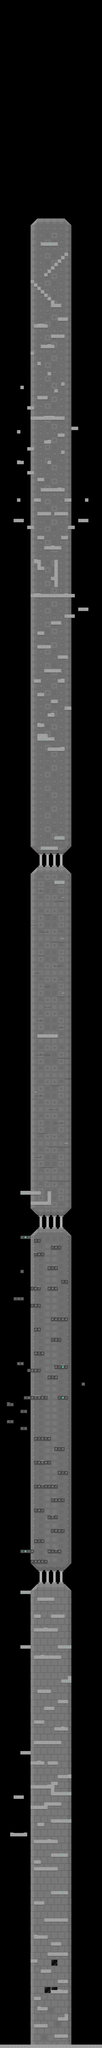

Below is a game level as drawn by its tile map, then a one-line description and the .tmx that defines it (tile-layer data replaced by summaries):
An orthogonal 30x600 tile map with 32x32 px tiles, 3 tile layers (Background, shadows, Foreground) and 425 objects (79x ice, 74x antigravity, 60x treadmill2, 48x spike, 33x col_can, ...).

<map version="1.10" tiledversion="1.10.2" orientation="orthogonal" renderorder="right-down" width="30" height="600" tilewidth="32" tileheight="32" infinite="0" nextlayerid="17" nextobjectid="604">
 <tileset firstgid="1" name="level" tilewidth="32" tileheight="32" tilecount="143" columns="13">
  <image source="level.png" width="416" height="352" />
 </tileset>
 <layer id="1" name="Background" width="30" height="600">
  <properties>
   <property name="nocollide" value="true" />
   <property name="tileset" value="level" />
  </properties>
  <data>[18000 cells, 6372 non-empty, 99 distinct tile ids]</data>
 </layer>
 <layer id="2" name="shadows" width="30" height="600">
  <properties>
   <property name="nocollide" value="true" />
   <property name="tileset" value="level" />
  </properties>
  <data>[18000 cells, 585 non-empty, 2 distinct tile ids]</data>
 </layer>
 <layer id="3" name="Foreground" width="30" height="600">
  <properties>
   <property name="tileset" value="level" />
  </properties>
  <data>[18000 cells, 581 non-empty, 6 distinct tile ids]</data>
 </layer>
 <objectgroup color="#31a40e" id="4" name="gravity_base">
  <object id="43" name="grav" type="gravity_base" x="576" y="17728" width="32" height="32" />
  <object id="103" name="grav" type="gravity_base" x="608" y="17056" width="32" height="32" />
  <object id="197" name="grav" type="gravity_base" x="608" y="15744" width="32" height="32" />
  <object id="198" name="grav" type="gravity_base" x="224" y="14912" width="32" height="32" />
  <object id="199" name="grav" type="gravity_base" x="576" y="13088" width="32" height="32" />
  <object id="446" name="grav" type="gravity_base" x="224" y="11584" width="32" height="32" />
  <object id="447" name="grav" type="gravity_base" x="544" y="8256" width="32" height="32" />
  <object id="450" name="grav" type="gravity_base" x="416" y="7936" width="32" height="32" />
  <object id="451" name="grav" type="gravity_base" x="448" y="2272" width="32" height="32" />
 </objectgroup>
 <objectgroup color="#a40329" id="5" name="gravity_top">
  <object id="105" name="grav" type="gravity_top" x="576" y="17376" width="32" height="32" />
  <object id="107" name="grav" type="gravity_top" x="608" y="16800" width="32" height="32" />
  <object id="194" name="grav" type="gravity_top" x="608" y="15424" width="32" height="32" />
  <object id="195" name="grav" type="gravity_top" x="224" y="14528" width="32" height="32" />
  <object id="196" name="grav" type="gravity_top" x="576" y="12800" width="32" height="32" />
  <object id="457" name="grav" type="gravity_top" x="224" y="11168" width="32" height="32" />
  <object id="458" name="grav" type="gravity_top" x="544" y="7840" width="32" height="32" />
  <object id="459" name="grav" type="gravity_top" x="416" y="6912" width="32" height="32" />
 </objectgroup>
 <objectgroup color="#3abee2" id="6" name="gravity">
  <object id="108" x="576" y="17408" width="32" height="320" />
  <object id="109" x="608" y="16832" width="32" height="224" />
  <object id="144" x="608" y="15456" width="32" height="288" />
  <object id="171" x="576" y="12832" width="32" height="256" />
  <object id="172" x="224" y="14560" width="32" height="352" />
  <object id="453" x="224" y="11200" width="32" height="384" />
  <object id="454" x="544" y="7872" width="32" height="384" />
  <object id="455" x="416" y="6944" width="32" height="992" />
  <object id="456" x="448" y="-56" width="32" height="2328" />
 </objectgroup>
 <objectgroup color="#ffd900" id="7" name="spawn">
  <object id="338" name="spawn" type="spawn" x="42" y="19104" width="32" height="32" />
 </objectgroup>
 <objectgroup id="8" name="antigravity">
  <object id="61" type="antigravity" x="512" y="17408" width="32" height="320" />
  <object id="79" type="antigravity" x="192" y="16768" width="288" height="32" />
  <object id="83" type="antigravity" x="288" y="16936" width="32" height="352" />
  <object id="85" type="antigravity" x="-136" y="17008" width="128" height="32" />
  <object id="110" type="antigravity" x="640" y="17408" width="32" height="320" />
  <object id="111" type="antigravity" x="672" y="16768" width="32" height="320" />
  <object id="112" type="antigravity" x="536" y="16768" width="32" height="320" />
  <object id="120" type="antigravity" x="96" y="17152" width="224" height="32" />
  <object id="133" type="antigravity" x="312" y="16096" width="104" height="32" />
  <object id="134" type="antigravity" x="672" y="16160" width="32" height="512" />
  <object id="135" type="antigravity" x="224" y="15648" width="32" height="416" />
  <object id="136" type="antigravity" x="224" y="16792" width="32" height="352" />
  <object id="145" type="antigravity" x="672" y="15424" width="32" height="536" />
  <object id="146" type="antigravity" x="544" y="15424" width="32" height="248" />
  <object id="147" type="antigravity" x="264" y="15648" width="312" height="32" />
  <object id="148" type="antigravity" x="256" y="16032" width="32" height="499" />
  <object id="149" type="antigravity" x="496" y="15840" width="32" height="152" />
  <object id="150" type="antigravity" x="640" y="15968" width="312" height="32" />
  <object id="152" type="antigravity" x="232" y="16192" width="424" height="32" />
  <object id="178" type="antigravity" x="288" y="14528" width="32" height="416" />
  <object id="179" type="antigravity" x="160" y="14528" width="32" height="544" />
  <object id="181" type="antigravity" x="112" y="15296" width="312" height="32" />
  <object id="182" type="antigravity" x="80" y="15296" width="32" height="248" />
  <object id="183" type="antigravity" x="88" y="15544" width="312" height="32" />
  <object id="184" type="antigravity" x="320" y="15304" width="32" height="248" />
  <object id="185" type="antigravity" x="864" y="15128" width="32" height="536" />
  <object id="186" type="antigravity" x="672" y="15632" width="312" height="32" />
  <object id="187" type="antigravity" x="512" y="14880" width="32" height="128" />
  <object id="188" type="antigravity" x="512" y="15104" width="32" height="128" />
  <object id="189" type="antigravity" x="192" y="15040" width="160" height="32" />
  <object id="190" type="antigravity" x="192" y="13408" width="32" height="184" />
  <object id="191" type="antigravity" x="488" y="13272" width="32" height="184" />
  <object id="192" type="antigravity" x="320" y="13344" width="160" height="32" />
  <object id="193" type="antigravity" x="200" y="13536" width="160" height="32" />
  <object id="207" type="antigravity" x="528" y="15296" width="160" height="32" />
  <object id="208" type="antigravity" x="344" y="15712" width="160" height="32" />
  <object id="209" type="antigravity" x="520" y="15808" width="160" height="32" />
  <object id="232" type="antigravity" x="640" y="12832" width="32" height="272" />
  <object id="234" type="antigravity" x="512" y="12832" width="32" height="272" />
  <object id="235" type="antigravity" x="408" y="12224" width="32" height="272" />
  <object id="236" type="antigravity" x="704" y="12256" width="32" height="272" />
  <object id="237" type="antigravity" x="480" y="12224" width="160" height="32" />
  </objectgroup>
 <objectgroup color="#9500ff" id="9" name="treadmill">
  <!-- 324 objects omitted --></objectgroup>
 <objectgroup color="#141fff" id="10" name="treadmill2">
  <!-- 292 objects omitted --></objectgroup>
 <objectgroup color="#18001f" id="11" name="TOP_OBJECTS">
  <!-- 232 objects omitted --></objectgroup>
 <objectgroup color="#f9f9ff" id="12" name="spike">
  <!-- 182 objects omitted --></objectgroup>
 <objectgroup color="#a029a4" id="13" name="canon">
  <!-- 134 objects omitted --></objectgroup>
 <objectgroup color="#0173ff" id="14" name="ice">
  <!-- 112 objects omitted --></objectgroup>
 <objectgroup color="#ff8800" id="15" name="save" />
 <objectgroup color="#19a46f" id="16" name="collide_canon">
  <!-- 33 objects omitted --></objectgroup>
</map>
<!-- 356 of 425 objects omitted -->